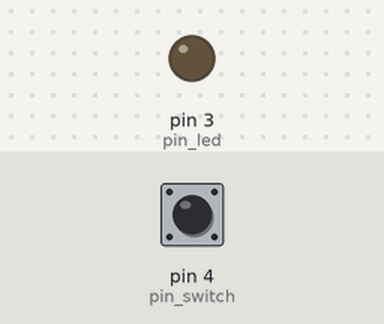
Bench run of a sketch on a simulated Arduino Uno, built with avr-gcc and run on an emulated ATmega328P. On the bench: output pins drawn as LEDs (lit = HIGH). The inputs (shaded band) are chosen by the test bench; at power-on: pin 4 (pin_switch) LOW.

Above: at 1.2 s.
1.3 s: pin 4 (pin_switch) pulled HIGH for 0.15 s
At 1.37 s:
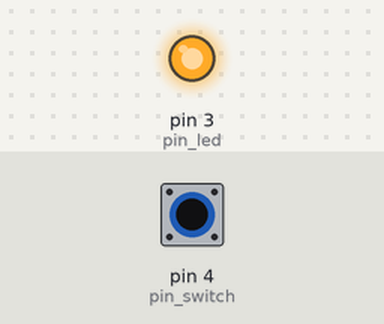
2.9 s: pin 4 (pin_switch) pulled HIGH for 3.2 s
At 6.7 s:
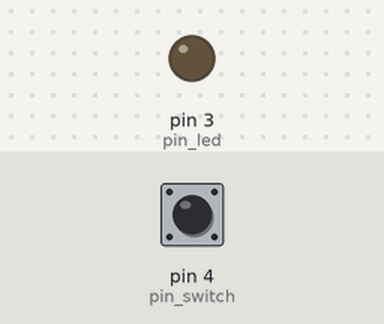
Timing chart, 0 to 8.2 s (numbered marks = the images above; inputs shaded):
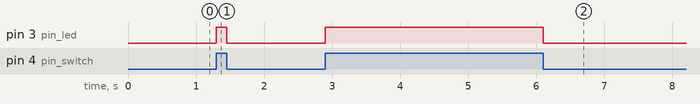

Measured:
- after the input at 1.3 s, pin 3 (pin_led): LOW → HIGH at once, → LOW 0.15 s later
- after the input at 2.9 s, pin 3 (pin_led): LOW → HIGH at once, → LOW 3.2 s later

The sketch:

switch_led_test.ino
```cpp
int pin_switch=4;
int pin_led=3;
void setup() {
  // put your setup code here, to run once:
  Serial.begin(9600);
  //for(int i=0;i<3;i++)
  pinMode(pin_led,OUTPUT);
  //for(int j=0;j<3;j++)
  pinMode(pin_switch,INPUT);
}

void loop() {
  // put your main code here, to run repeatedly:
  int i;

    if(digitalRead(pin_switch))
    {
      digitalWrite(pin_led,HIGH);
    }
    else
      digitalWrite(pin_led,LOW);

}
```
